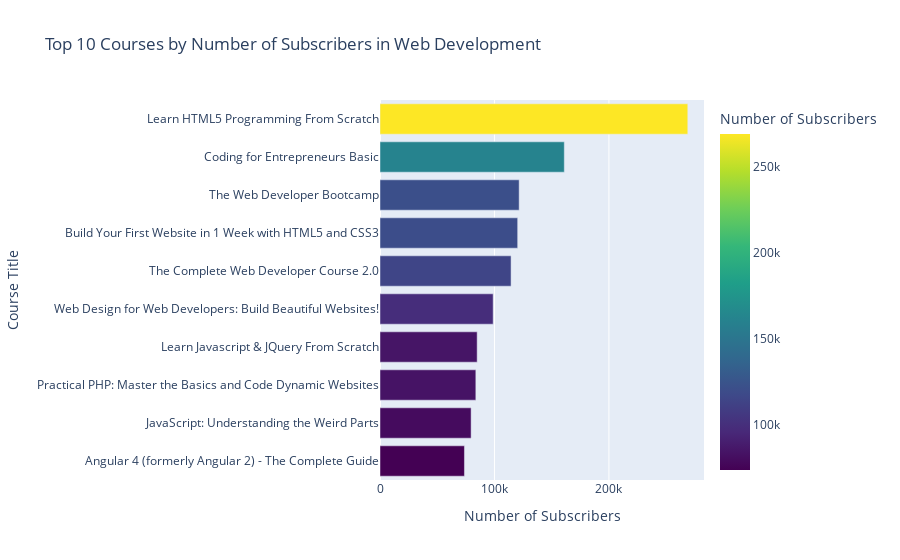
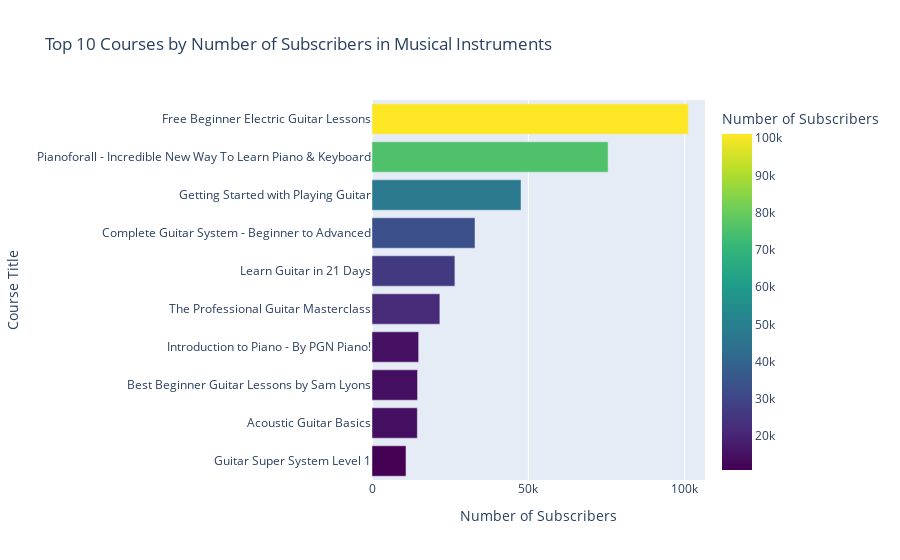
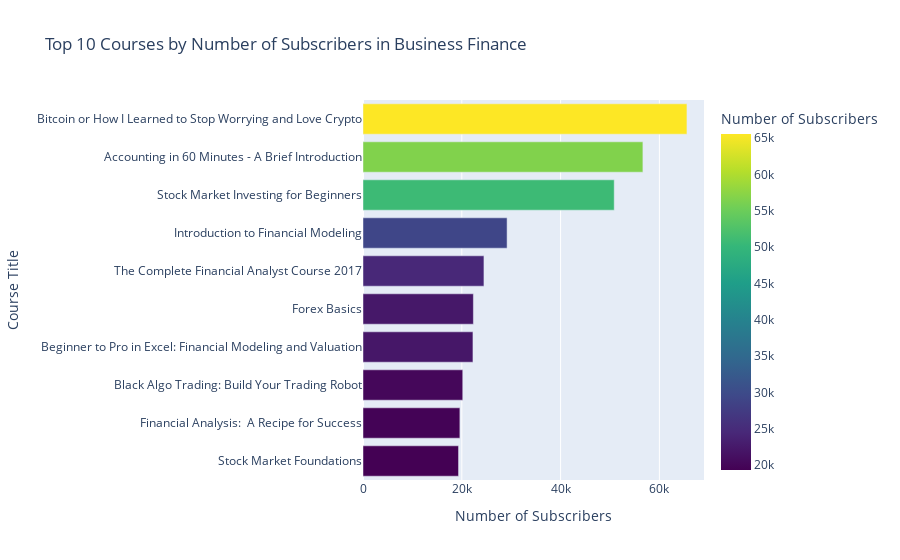

Source (notebook cell) for these figures, in order:
### Markdown cell above
## 3.2. Student

### Code cell
# Filter the top 10 courses with the highest number of subscribers for each subject
top_10_courses_per_subject = udemy_data.sort_values(by='num_subscribers', ascending=False).groupby('subject').head(10)

# Plot separate bar charts for each subject with only the top 10 courses
subjects = top_10_courses_per_subject['subject'].unique()

for subject in subjects:
    # Filter the data for the current subject
    subject_data = top_10_courses_per_subject[top_10_courses_per_subject['subject'] == subject]
    
    # Create a horizontal bar chart for the current subject with a color scale based on subscriber count
    fig = px.bar(subject_data, x='num_subscribers', y='course_title', orientation='h',
                 title=f"Top 10 Courses by Number of Subscribers in {subject}",
                 labels={'course_title': 'Course Title', 'num_subscribers': 'Number of Subscribers'},
                 color='num_subscribers', color_continuous_scale='Viridis')
    
    # Sort bars in descending order
    fig.update_layout(yaxis={'categoryorder': 'total ascending'})
    
    # Show the plot
    fig.show()

### Figure 1 — Plotly figure (JSON) as saved in the notebook; plotly's stock layout.template omitted (floating-point values rounded to 4 significant figures)
{"data": [{"alignmentgroup": "True", "hovertemplate": "Number of Subscribers=%{marker.color}<br>Course Title=%{y}<extra></extra>", "legendgroup": "", "marker": {"color": [268923, 161029, 121584, 120291, 114512, 98867, 84897, 83737, 79612, 73783], "coloraxis": "coloraxis", "pattern": {"shape": ""}}, "name": "", "offsetgroup": "", "orientation": "h", "showlegend": false, "textposition": "auto", "type": "bar", "x": [268923, 161029, 121584, 120291, 114512, 98867, 84897, 83737, 79612, 73783], "xaxis": "x", "y": ["Learn HTML5 Programming From Scratch", "Coding for Entrepreneurs Basic", "The Web Developer Bootcamp", "Build Your First Website in 1 Week with HTML5 and CSS3", "The Complete Web Developer Course 2.0", "Web Design for Web Developers: Build Beautiful Websites!", "Learn Javascript & JQuery From Scratch", "Practical PHP: Master the Basics and Code Dynamic Websites", "JavaScript: Understanding the Weird Parts", "Angular 4 (formerly Angular 2) - The Complete Guide"], "yaxis": "y"}], "layout": {"barmode": "relative", "coloraxis": {"colorbar": {"title": {"text": "Number of Subscribers"}}, "colorscale": [[0, "#440154"], [0.1111, "#482878"], [0.2222, "#3e4989"], [0.3333, "#31688e"], [0.4444, "#26828e"], [0.5556, "#1f9e89"], [0.6667, "#35b779"], [0.7778, "#6ece58"], [0.8889, "#b5de2b"], [1, "#fde725"]]}, "legend": {"tracegroupgap": 0}, "title": {"text": "Top 10 Courses by Number of Subscribers in Web Development"}, "xaxis": {"anchor": "y", "domain": [0, 1], "title": {"text": "Number of Subscribers"}}, "yaxis": {"anchor": "x", "categoryorder": "total ascending", "domain": [0, 1], "title": {"text": "Course Title"}}}}

### Figure 2 — Plotly figure (JSON) as saved in the notebook; plotly's stock layout.template omitted (floating-point values rounded to 4 significant figures)
{"data": [{"alignmentgroup": "True", "hovertemplate": "Number of Subscribers=%{marker.color}<br>Course Title=%{y}<extra></extra>", "legendgroup": "", "marker": {"color": [101154, 75499, 47652, 32935, 26504, 21701, 14922, 14560, 14495, 10869], "coloraxis": "coloraxis", "pattern": {"shape": ""}}, "name": "", "offsetgroup": "", "orientation": "h", "showlegend": false, "textposition": "auto", "type": "bar", "x": [101154, 75499, 47652, 32935, 26504, 21701, 14922, 14560, 14495, 10869], "xaxis": "x", "y": ["Free Beginner Electric Guitar Lessons", "Pianoforall - Incredible New Way To Learn Piano & Keyboard", "Getting Started with Playing Guitar", "Complete Guitar System - Beginner to Advanced", "Learn Guitar in 21 Days", "The Professional Guitar Masterclass", "Introduction to Piano - By PGN Piano!", "Best Beginner Guitar Lessons by Sam Lyons", "Acoustic Guitar Basics", "Guitar Super System Level 1"], "yaxis": "y"}], "layout": {"barmode": "relative", "coloraxis": {"colorbar": {"title": {"text": "Number of Subscribers"}}, "colorscale": [[0, "#440154"], [0.1111, "#482878"], [0.2222, "#3e4989"], [0.3333, "#31688e"], [0.4444, "#26828e"], [0.5556, "#1f9e89"], [0.6667, "#35b779"], [0.7778, "#6ece58"], [0.8889, "#b5de2b"], [1, "#fde725"]]}, "legend": {"tracegroupgap": 0}, "title": {"text": "Top 10 Courses by Number of Subscribers in Musical Instruments"}, "xaxis": {"anchor": "y", "domain": [0, 1], "title": {"text": "Number of Subscribers"}}, "yaxis": {"anchor": "x", "categoryorder": "total ascending", "domain": [0, 1], "title": {"text": "Course Title"}}}}

### Figure 3 — Plotly figure (JSON) as saved in the notebook; plotly's stock layout.template omitted (floating-point values rounded to 4 significant figures)
{"data": [{"alignmentgroup": "True", "hovertemplate": "Number of Subscribers=%{marker.color}<br>Course Title=%{y}<extra></extra>", "legendgroup": "", "marker": {"color": [65576, 56659, 50855, 29167, 24481, 22344, 22257, 20195, 19614, 19339], "coloraxis": "coloraxis", "pattern": {"shape": ""}}, "name": "", "offsetgroup": "", "orientation": "h", "showlegend": false, "textposition": "auto", "type": "bar", "x": [65576, 56659, 50855, 29167, 24481, 22344, 22257, 20195, 19614, 19339], "xaxis": "x", "y": ["Bitcoin or How I Learned to Stop Worrying and Love Crypto", "Accounting in 60 Minutes - A Brief Introduction", "Stock Market Investing for Beginners", "Introduction to Financial Modeling", "The Complete Financial Analyst Course 2017", "Forex Basics", "Beginner to Pro in Excel: Financial Modeling and Valuation", "Black Algo Trading: Build Your Trading Robot", "Financial Analysis:  A Recipe for Success", "Stock Market Foundations"], "yaxis": "y"}], "layout": {"barmode": "relative", "coloraxis": {"colorbar": {"title": {"text": "Number of Subscribers"}}, "colorscale": [[0, "#440154"], [0.1111, "#482878"], [0.2222, "#3e4989"], [0.3333, "#31688e"], [0.4444, "#26828e"], [0.5556, "#1f9e89"], [0.6667, "#35b779"], [0.7778, "#6ece58"], [0.8889, "#b5de2b"], [1, "#fde725"]]}, "legend": {"tracegroupgap": 0}, "title": {"text": "Top 10 Courses by Number of Subscribers in Business Finance"}, "xaxis": {"anchor": "y", "domain": [0, 1], "title": {"text": "Number of Subscribers"}}, "yaxis": {"anchor": "x", "categoryorder": "total ascending", "domain": [0, 1], "title": {"text": "Course Title"}}}}
